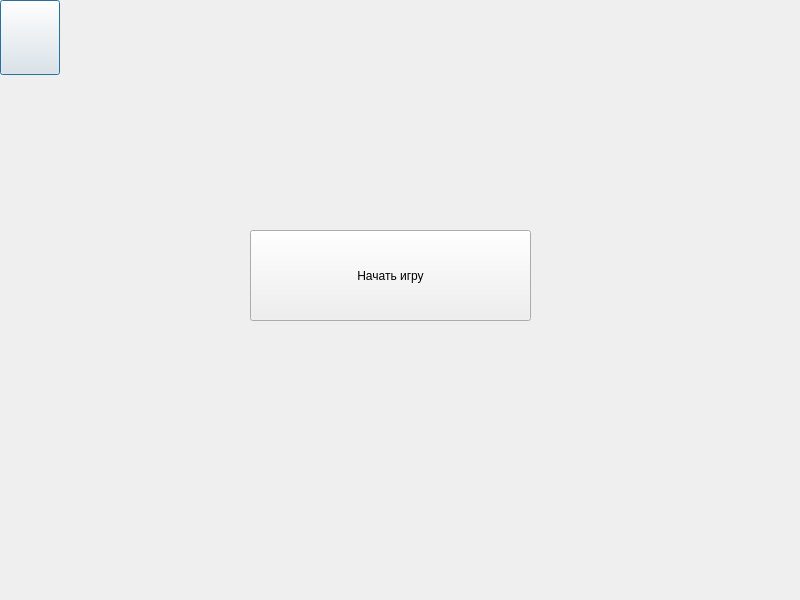
<?xml version="1.0" encoding="UTF-8"?>
<ui version="4.0">
 <class>game</class>
 <widget class="QDialog" name="game">
  <property name="geometry">
   <rect>
    <x>0</x>
    <y>0</y>
    <width>800</width>
    <height>600</height>
   </rect>
  </property>
  <property name="windowTitle">
   <string>Dialog</string>
  </property>
  <widget class="QPushButton" name="pushButton">
   <property name="geometry">
    <rect>
     <x>0</x>
     <y>0</y>
     <width>60</width>
     <height>75</height>
    </rect>
   </property>
   <property name="text">
    <string/>
   </property>
   <property name="icon">
    <iconset resource="winresourse.qrc">
     <normaloff>:/img/image/zubovich.png</normaloff>:/img/image/zubovich.png</iconset>
   </property>
   <property name="iconSize">
    <size>
     <width>60</width>
     <height>75</height>
    </size>
   </property>
  </widget>
  <widget class="QPushButton" name="pushButton_2">
   <property name="geometry">
    <rect>
     <x>250</x>
     <y>230</y>
     <width>281</width>
     <height>91</height>
    </rect>
   </property>
   <property name="text">
    <string>Начать игру</string>
   </property>
  </widget>
 </widget>
 <resources>
  <include location="winresourse.qrc"/>
 </resources>
 <connections/>
</ui>
